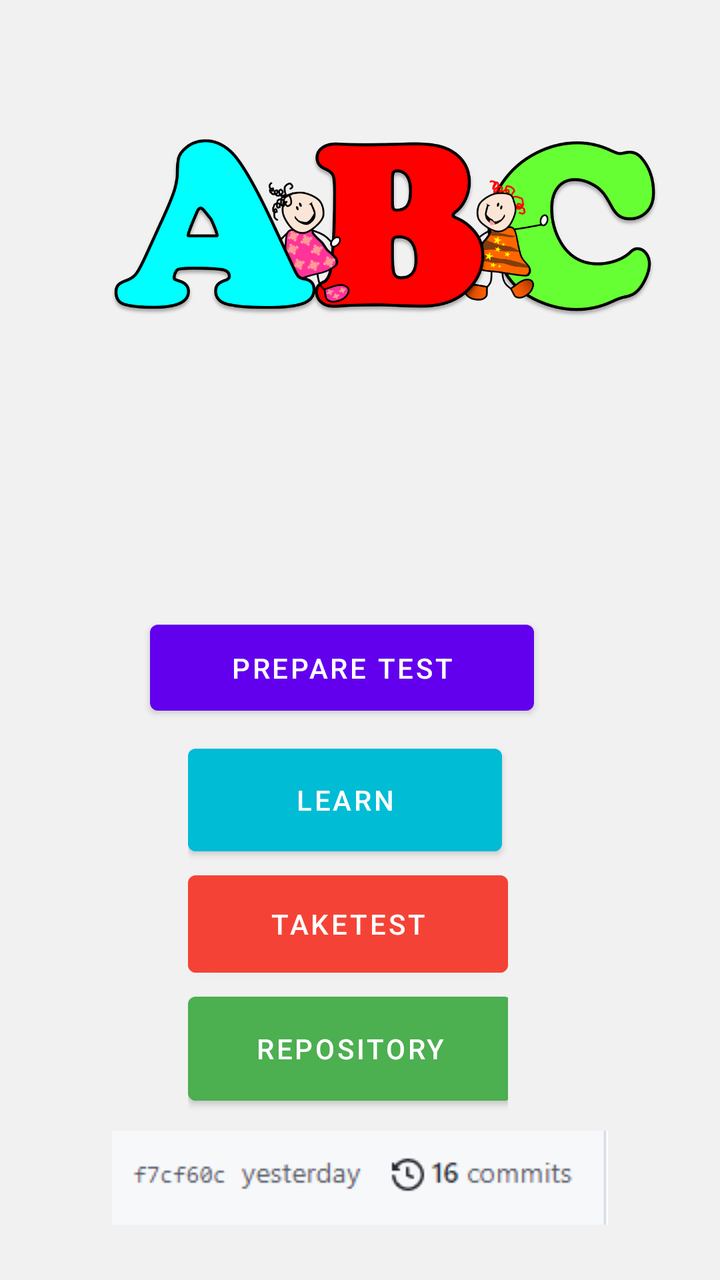
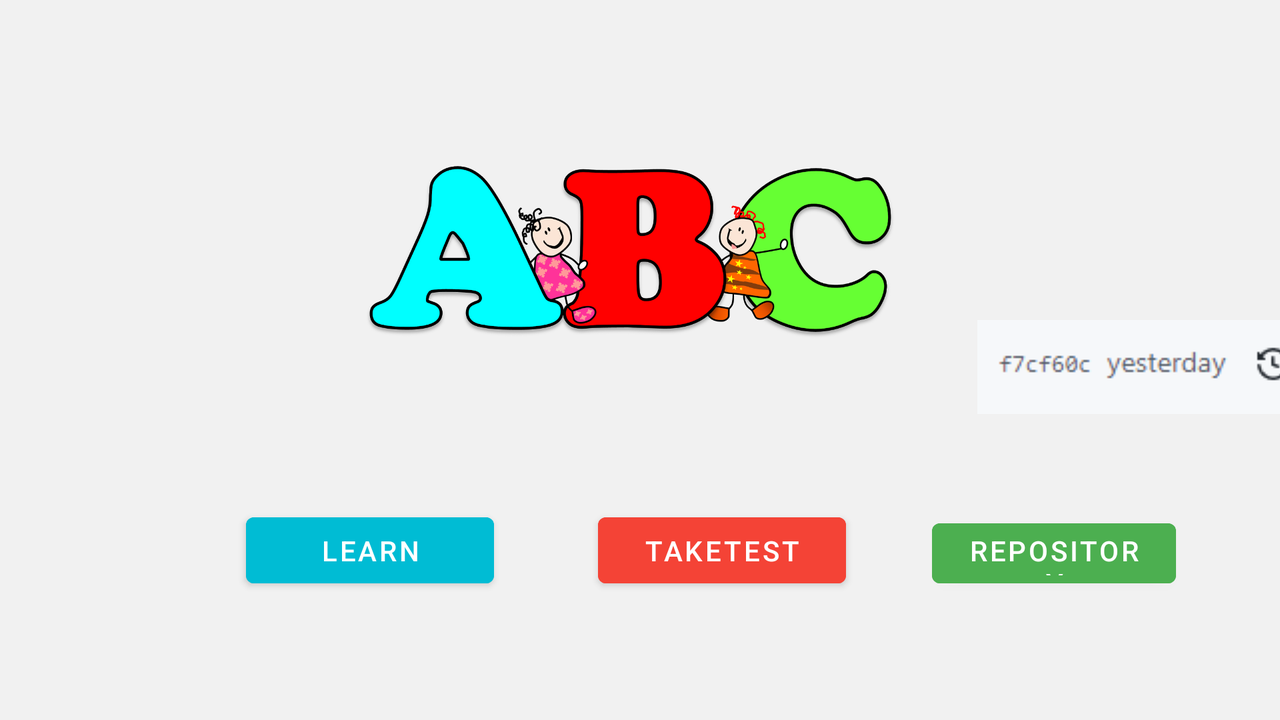

The same Android screen from two of the app's own layout files: first res/layout/ as a phone draws it, then the repository's variant for another configuration, drawn on a device whose configuration selects that folder. Both files follow.
<!-- AndroidManifest.xml: application theme Theme.LearnAlphabets -->
<!-- res/layout/activity_main.xml -->
<?xml version="1.0" encoding="utf-8"?>
<androidx.constraintlayout.widget.ConstraintLayout xmlns:android="http://schemas.android.com/apk/res/android"
    xmlns:app="http://schemas.android.com/apk/res-auto"
    xmlns:tools="http://schemas.android.com/tools"
    android:layout_width="match_parent"
    android:layout_height="match_parent"
    android:background="#F1F1F1"
    tools:context=".MainActivity">

    <LinearLayout
        android:id="@+id/linearLayout3"
        android:layout_width="160dp"
        android:layout_height="188dp"
        android:layout_marginStart="1dp"
        android:layout_marginTop="2dp"
        android:layout_marginEnd="1dp"
        android:layout_marginBottom="24dp"
        android:orientation="vertical"
        app:layout_constraintBottom_toBottomOf="parent"
        app:layout_constraintEnd_toEndOf="parent"
        app:layout_constraintHorizontal_bias="0.47"
        app:layout_constraintStart_toStartOf="parent"
        app:layout_constraintTop_toTopOf="parent"
        app:layout_constraintVertical_bias="0.86">

        <Button
            android:id="@+id/Learn"
            android:layout_width="157dp"
            android:layout_height="0dp"
            android:layout_weight="1"
            android:backgroundTint="#00BCD4"
            android:onClick="onClick"
            android:text="Learn" />

        <Button
            android:id="@+id/Test"
            android:layout_width="160dp"
            android:layout_height="wrap_content"
            android:layout_weight="0.2"
            android:backgroundTint="#F44336"
            android:onClick="onClick"
            android:text="TakeTest" />

        <Button
            android:id="@+id/Repo"
            android:layout_width="162dp"
            android:layout_height="0dp"
            android:layout_weight="1"
            android:backgroundTint="#4CAF50"
            android:onClick="onClick"
            android:text="@string/repository" />
    </LinearLayout>

    <ImageView
        android:id="@+id/imageView2"
        android:layout_width="336dp"
        android:layout_height="354dp"
        android:layout_marginStart="28dp"
        android:layout_marginEnd="33dp"
        android:layout_marginBottom="81dp"
        app:layout_constraintBottom_toTopOf="@+id/linearLayout3"
        app:layout_constraintEnd_toEndOf="parent"
        app:layout_constraintHorizontal_bias="0.0"
        app:layout_constraintStart_toStartOf="parent"
        app:layout_constraintTop_toTopOf="parent"
        app:layout_constraintVertical_bias="1.0"
        app:srcCompat="@drawable/llogo" />

    <ImageView
        android:id="@+id/imageView3"
        android:layout_width="wrap_content"
        android:layout_height="wrap_content"
        android:layout_marginStart="145dp"
        android:layout_marginTop="9dp"
        android:layout_marginEnd="145dp"
        android:layout_marginBottom="28dp"
        app:layout_constraintBottom_toBottomOf="parent"
        app:layout_constraintEnd_toEndOf="parent"
        app:layout_constraintStart_toStartOf="parent"
        app:layout_constraintTop_toBottomOf="@+id/linearLayout3"
        app:srcCompat="@drawable/commits" />

    <Button
        android:id="@+id/learnCus"
        android:layout_width="192dp"
        android:layout_height="55dp"
        android:layout_marginStart="118dp"
        android:layout_marginTop="18dp"
        android:layout_marginEnd="136dp"
        android:layout_marginBottom="6dp"
        android:onClick="onClick"
        android:text="Prepare Test"
        app:layout_constraintBottom_toTopOf="@+id/linearLayout3"
        app:layout_constraintEnd_toEndOf="parent"
        app:layout_constraintStart_toStartOf="parent"
        app:layout_constraintTop_toBottomOf="@+id/imageView2" />

</androidx.constraintlayout.widget.ConstraintLayout>
<!-- resources referenced by this layout -->
<resources>
  <!-- drawable commits: png bitmap (drawable, 1752 bytes) -->
  <!-- drawable llogo: png bitmap (drawable, 133494 bytes) -->
  <string name="repository">Repository</string>
  <style name="Theme.LearnAlphabets" parent="Theme.MaterialComponents.DayNight.DarkActionBar">
          
          <item name="colorPrimary">@color/purple_500</item>
          <item name="colorPrimaryVariant">@color/purple_700</item>
          <item name="colorOnPrimary">@color/white</item>
          
          <item name="colorSecondary">@color/teal_200</item>
          <item name="colorSecondaryVariant">@color/teal_700</item>
          <item name="colorOnSecondary">@color/black</item>
          
          <item name="android:statusBarColor" tools:targetApi="l">?attr/colorPrimaryVariant</item>
          
      </style>
</resources>
<!-- res/layout-land/activity_main.xml (the repository's variant of the layout above) -->
<!-- drawn on the phone turned sideways -->
<?xml version="1.0" encoding="utf-8"?>
<androidx.constraintlayout.widget.ConstraintLayout xmlns:android="http://schemas.android.com/apk/res/android"
    xmlns:app="http://schemas.android.com/apk/res-auto"
    xmlns:tools="http://schemas.android.com/tools"
    android:layout_width="match_parent"
    android:layout_height="match_parent"
    android:background="#F1F1F1"
    tools:context=".MainActivity">

    <ImageView
        android:id="@+id/imageView2"
        android:layout_width="324dp"
        android:layout_height="240dp"
        android:layout_marginStart="28dp"
        android:layout_marginTop="32dp"
        android:layout_marginEnd="33dp"
        android:layout_marginBottom="8dp"
        app:layout_constraintBottom_toTopOf="@+id/Test"
        app:layout_constraintEnd_toEndOf="parent"
        app:layout_constraintHorizontal_bias="0.505"
        app:layout_constraintStart_toStartOf="parent"
        app:layout_constraintTop_toTopOf="parent"
        app:layout_constraintVertical_bias="0.0"
        app:srcCompat="@drawable/llogo" />

    <Button
        android:id="@+id/Test"
        android:layout_width="124dp"
        android:layout_height="45dp"
        android:layout_marginStart="26dp"
        android:layout_marginTop="2dp"
        android:layout_marginEnd="28dp"
        android:layout_marginBottom="92dp"
        android:layout_weight="0.2"
        android:backgroundTint="#F44336"
        android:onClick="onClick"
        android:text="TakeTest"
        app:layout_constraintBottom_toBottomOf="parent"
        app:layout_constraintEnd_toStartOf="@+id/Repo"
        app:layout_constraintStart_toEndOf="@+id/Learn"
        app:layout_constraintTop_toBottomOf="@+id/imageView2" />

    <Button
        android:id="@+id/Repo"
        android:layout_width="122dp"
        android:layout_height="42dp"
        android:layout_marginStart="15dp"
        android:layout_marginEnd="96dp"
        android:layout_weight="1"
        android:backgroundTint="#4CAF50"
        android:onClick="onClick"
        android:text="@string/repository"
        app:layout_constraintBaseline_toBaselineOf="@+id/Test"
        app:layout_constraintEnd_toEndOf="parent"
        app:layout_constraintStart_toEndOf="@+id/Test" />

    <Button
        android:id="@+id/Learn"
        android:layout_width="124dp"
        android:layout_height="45dp"
        android:layout_marginStart="167dp"
        android:layout_marginEnd="26dp"
        android:layout_weight="1"
        android:backgroundTint="#00BCD4"
        android:onClick="onClick"
        android:text="Learn"
        app:layout_constraintBaseline_toBaselineOf="@+id/Test"
        app:layout_constraintEnd_toStartOf="@+id/Test"
        app:layout_constraintStart_toStartOf="parent" />

    <ImageView
        android:id="@+id/imageView5"
        android:layout_width="wrap_content"
        android:layout_height="wrap_content"
        android:layout_marginStart="8dp"
        android:layout_marginTop="160dp"
        app:layout_constraintStart_toEndOf="@+id/imageView2"
        app:layout_constraintTop_toTopOf="parent"
        app:srcCompat="@drawable/commits" />

</androidx.constraintlayout.widget.ConstraintLayout>
